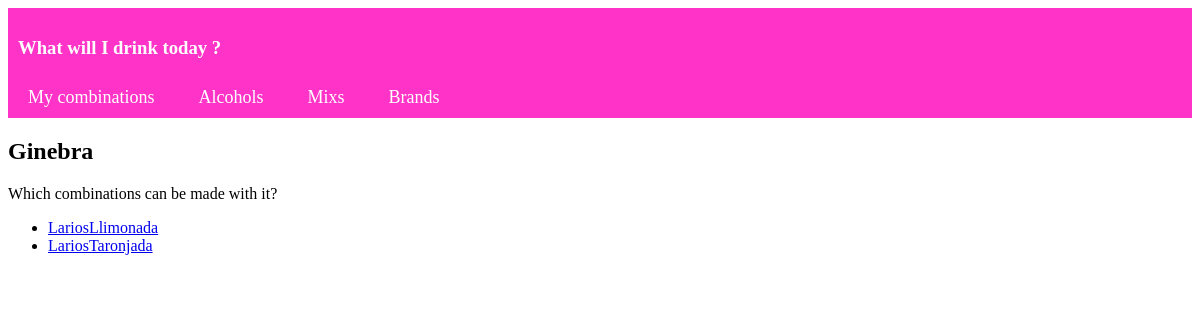
The page /specificalcohol/1 on the database as committed earlier.
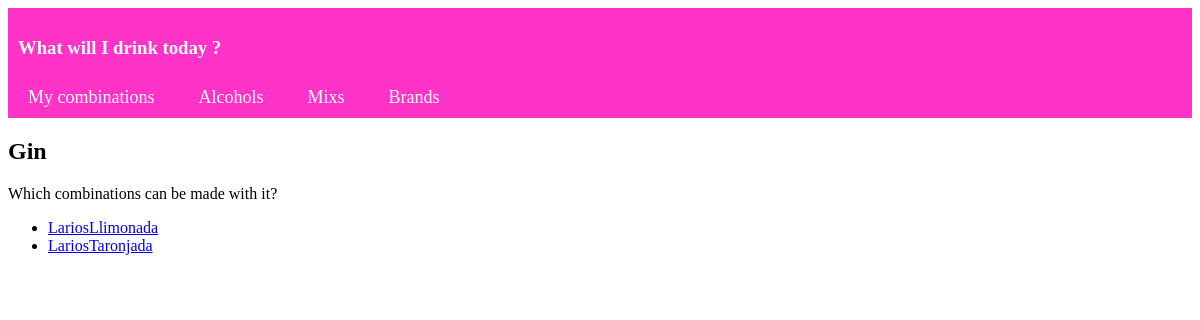
The same page on the database as committed later.
### web/models.py (models this page shows, shortened)
class Alcohol(models.Model):
    name = models.CharField(max_length=200)
    brand = models.ForeignKey(Brand, on_delete=models.CASCADE)

### web/views.py (the view)
# urls.py: path('specificalcohol/<int:pk>', web.views.AlcoholView.as_view(), name='Alcohol'),
class AlcoholView(generic.DetailView):
    model = Alcohol
    template_name = 'web/specificalcohol.html'

### web/templates/web/specificalcohol.html (shortened to what this page needs)
  <header>
    <nav>
      <h3 class="tittle">What will I drink today ?</h3>
      <ul>
        <li><a href="http://127.0.0.1:8000/">My combinations</a></li>
        <li><a href="http://127.0.0.1:8000/alcohol.html">Alcohols</a></li>
        <li><a href="http://127.0.0.1:8000/mix.html">Mixs</a></li>
        <li><a href="http://127.0.0.1:8000/brand.html">Brands</a></li>
      </ul>
    </nav>
  </header>
  <h2>{{alcohol.name}}</h2>
  <p>Which combinations can be made with it?</p>
  <ul>
    {% for combination in alcohol.combination_set.all %}
    <li><a href={% url 'Combination' combination.id %}>{{ combination.name }}</a></li>
    {% endfor %}
  </ul>

Rows that differ between the two databases and show on the page:
changed Alcohol: name "Ginebra" → "Gin"
